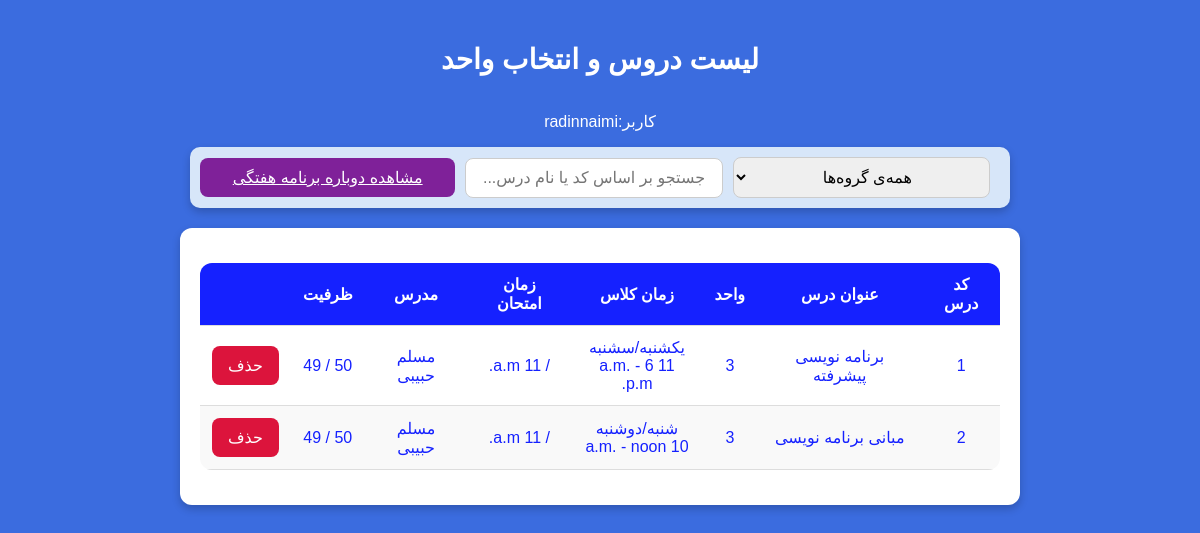
The app's page /courses/ (signed in), older data.
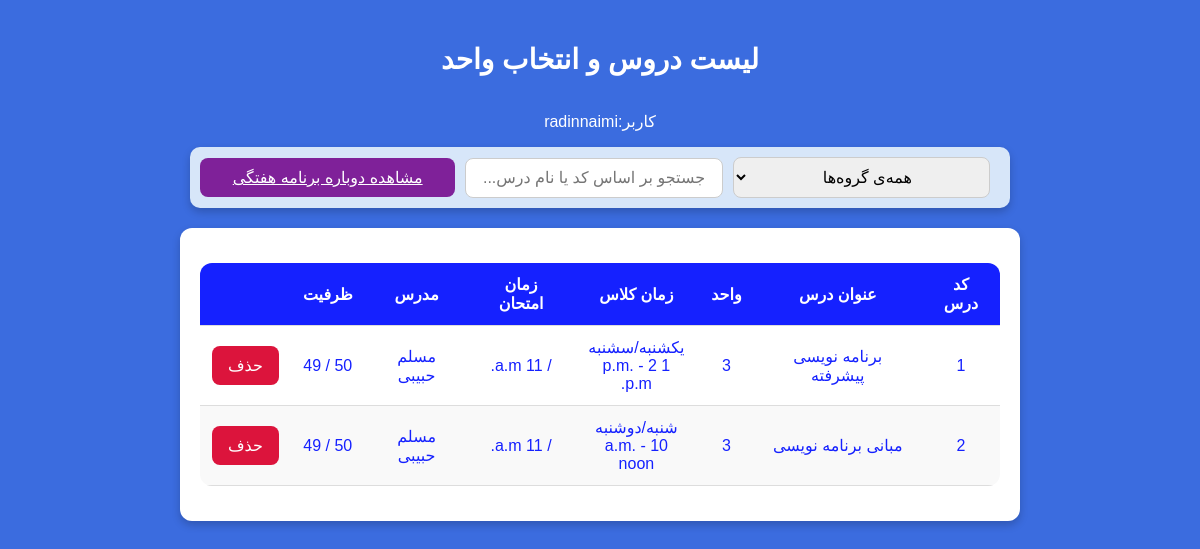
The same page, newer data.
### user/models.py (models this page shows, shortened)
class User(AbstractBaseUser, PermissionsMixin):
    USER_LEVEL_CHOICES = (
        ('admin', 'Admin'),
        ('student', 'Student'),
    )
    name = models.CharField(max_length=100)
    national_id = models.CharField(max_length=10, unique=True)
    student_number = models.CharField(max_length=15, blank=True, null=True)  # Optional for admins
    email = models.EmailField(unique=True)
    phone_number = models.CharField(max_length=15)
    user_level = models.CharField(max_length=10, choices=USER_LEVEL_CHOICES)
    password = models.CharField(max_length=100)
    unit = models.IntegerField(default=20)
    selected_unit = models.IntegerField(default=0)
    passed_courses = models.JSONField(default=list , blank=True)
    is_active = models.BooleanField(default=True)
    is_staff = models.BooleanField(default=False)
    is_superuser = models.BooleanField(default=False)
    date_joined = models.DateTimeField(default=timezone.now)
    objects = UserManager()
    USERNAME_FIELD = "email"
    REQUIRED_FIELDS = ["name", "national_id", "phone_number"]

### courses/models.py (models this page shows, shortened)
class Course(models.Model):
    id = models.AutoField(primary_key=True)
    code = models.CharField(null=True, max_length=100, blank=True)
    name = models.CharField(max_length=100)
    credits = models.IntegerField()
    classDays = models.CharField(max_length=20, choices=WEEKDAY_CHOICES, null=True)  # Stores "Sunday/Tuesday", etc.
    startTime = models.TimeField(null=True)
    endTime = models.TimeField(null=True)
    pishniaz = models.IntegerField(blank=True , null=True)
    hamniaz = models.IntegerField(blank=True, null=True)
    examDate = jmodels.jDateField(null=True, verbose_name="Exam Date (Jalali)")  # Jalali Date ONLY
    examTime = models.TimeField(null=True, verbose_name="Exam Time")  # Time ONLY
    capacity = models.IntegerField()
    remainingCapacity = models.IntegerField()
    department = models.ForeignKey(Department, on_delete=models.CASCADE, related_name='courses')
    instructor = models.ForeignKey(Instructor, on_delete=models.CASCADE, related_name='courses')

class Instructor(models.Model):
    id = models.AutoField(primary_key=True)
    name = models.CharField(max_length=100, unique=True)  # Ensure unique instructor names
    department = models.ForeignKey(Department, on_delete=models.CASCADE, related_name='instructors')

### courses/views.py (the view, shortened to what this page needs)
# urls.py: path('courses/', CourseListView.as_view(), name='course_list'),
class CourseListView(LoginRequiredMixin, ListView):
    model = Course
    template_name = 'course_list.html'
    context_object_name = 'courses'
    login_url = '/login/'  # Redirect to login page if not authenticated
    def get_context_data(self, **kwargs):
        context = super().get_context_data(**kwargs)
        context['departments'] = Department.objects.all()  # Send department list
        context['user'] = self.request.user  # Pass logged-in user's name
        context['selected_course'] = selectedcourse.objects.filter(user = self.request.user).values_list('course__code', flat=True)
        return context

### courses/templates/course_list.html (shortened to what this page needs)
<!DOCTYPE html>
<html lang="en">
<head>
    {% load static %}
    <link rel="stylesheet" href="{% static 'courses/courseList.css' %}">
</head>
<body>
    <h2>لیست دروس و انتخاب واحد</h2>
    <p>کاربر:{{ user.name }}</p>
    <div class="search">
        <select id="departmentFilter">
            <option value="">همه‌ی گروه‌ها</option>
        </select>
        <input type="text" id="searchInput" placeholder="جستجو بر اساس کد یا نام درس...">
        <a href="{% url 'weekly_schedule' %}" class="link-btn">مشاهده دوباره برنامه هفتگی</a>
    </div>
    <div class="container">
        <table>
            <thead>
                <tr>
                    <th>کد درس</th>
                    <th>عنوان درس</th>
                    <th>واحد</th>
                    <th>زمان کلاس</th>
                    <th>زمان امتحان</th>
                    <th>مدرس</th>
                    <th>ظرفیت</th>
                    <th></th>
                </tr>
            </thead>
            <tbody id="courseTable">
                {% for course in courses %}
                <tr data-code="{{ course.code }}" data-name="{{ course.name }}" data-department="{{ course.department.name }}">
                    <td>{{ course.code }}</td>
                    <td>{{ course.name }}</td>
                    <td>{{ course.credits }}</td>
                    <td>
                        <div>{{ course.classDays }}</div>
                        <div>{{ course.startTime }} - {{ course.endTime }}</div>
                    </td>
                    <td>{{ course.examDate }} / {{ course.examTime }}</td>
                    <td>{{ course.instructor.name }}</td>
                    <td>{{ course.capacity }} / {{ course.remainingCapacity }}</td>
                    <td>
                        <form method = "POST" action="{% if course.code in selected_course %}{% url 'remove_selected_course' %}{% else %}{% url 'course_list' %}{% endif %}">
                               {%if course.code in selected_course%}
                               <button type='submit' class='delete-btn'> حذف  </button>
                               {%else%}
                               <button type='submit' class='add-btn'> افزودن </button>
                               {%endif%}
                        </form>
                    </td>
                </tr>
                {% empty %}
                <tr>
                    <td colspan="8" style="text-align:center;">No courses available</td>
                </tr>
                {% endfor %}
            </tbody>
        </table>
    </div>
</body>
</html>

### static/courses/courseList.css (style rules this page uses)
body { direction: rtl; display: flex; flex-direction: column; justify-content: flex-start; align-items: center; min-height: 100vh; margin: 0; background-color: #3b6cdf; font-family: 'Arial', sans-serif; color: white; padding: 20px; }
h2 { margin-bottom: 20px; font-size: 28px; }
.search { display: flex; align-items: center; justify-content: center; background-color: #d7e6f9; padding: 10px; width: 100%; max-width: 800px; border-radius: 10px; box-shadow: 0 4px 8px rgba(0, 0, 0, 0.2); }
.search input, .search select { padding: 10px; font-size: 16px; border: 1px solid #ccc; border-radius: 8px; outline: none; }
.search input { text-align: center; flex: 1; margin-right: 10px; }
.search select { text-align: center; flex:1; max-width: 300px; margin-right: 10px; }
.container { background-color: #ffffff; border-radius: 12px; box-shadow: 0 4px 8px rgba(0, 0, 0, 0.2); width: 100%; max-width: 800px; padding: 20px; text-align: center; margin: 20px auto; color: #1521ff; overflow-x: auto; }
table { width: 100%; margin-top: 15px; margin-bottom: 15px; border-collapse: collapse; background: white; border-radius: 12px; overflow: hidden; }
thead { background: #1521ff; color: white; }
th, td { padding: 12px; text-align: center; border-bottom: 1px solid #ddd; }
tbody tr:nth-child(even) { background: #f9f9f9; }
.link-btn { text-align: center; flex : 1; margin-right: 10px; background-color: #7f2199; color: white; border: none; padding: 10px ; font-size: 16px; border-radius: 8px; cursor: pointer; transition: background 0.3s ease, transform 0.2s ease; }
.delete-btn { background-color: crimson; color: white; border: none; padding: 10px 16px; font-size: 16px; border-radius: 8px; cursor: pointer; transition: background 0.3s ease, transform 0.2s ease; }

Row changes from the older to the newer data that the page shows:
changed Course "برنامه نویسی پیشرفته": startTime "11 a.m." → "1 p.m."; endTime "6 p.m." → "2 p.m."
